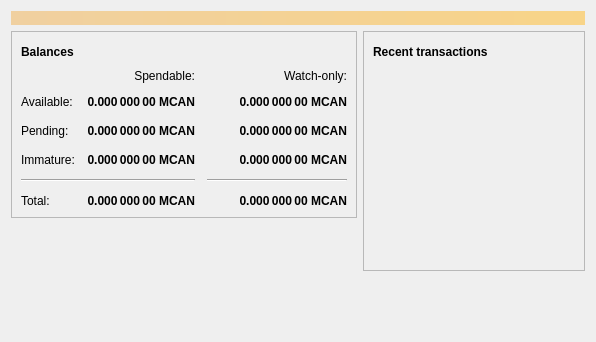
<?xml version="1.0" encoding="UTF-8"?>
<ui version="4.0">
 <class>OverviewPage</class>
 <widget class="QWidget" name="OverviewPage">
  <property name="geometry">
   <rect>
    <x>0</x>
    <y>0</y>
    <width>596</width>
    <height>342</height>
   </rect>
  </property>
  <property name="windowTitle">
   <string>Form</string>
  </property>
  <layout class="QVBoxLayout" name="topLayout">
   <item>
    <widget class="QLabel" name="labelAlerts">
     <property name="visible">
      <bool>false</bool>
     </property>
     <property name="styleSheet">
      <string notr="true">QLabel { background-color: qlineargradient(x1: 0, y1: 0, x2: 1, y2: 0, stop:0 #F0D0A0, stop:1 #F8D488); color:#000000; }</string>
     </property>
     <property name="wordWrap">
      <bool>true</bool>
     </property>
     <property name="margin">
      <number>3</number>
     </property>
     <property name="textInteractionFlags">
      <set>Qt::TextSelectableByMouse</set>
     </property>
    </widget>
   </item>
   <item>
    <layout class="QHBoxLayout" name="horizontalLayout" stretch="1,1">
     <item>
      <layout class="QVBoxLayout" name="verticalLayout_2">
       <item>
        <widget class="QFrame" name="frame">
         <property name="frameShape">
          <enum>QFrame::StyledPanel</enum>
         </property>
         <property name="frameShadow">
          <enum>QFrame::Raised</enum>
         </property>
         <layout class="QVBoxLayout" name="verticalLayout_4">
          <item>
           <layout class="QHBoxLayout" name="horizontalLayout_4">
            <item>
             <widget class="QLabel" name="label_5">
              <property name="font">
               <font>
                <weight>75</weight>
                <bold>true</bold>
               </font>
              </property>
              <property name="text">
               <string>Balances</string>
              </property>
             </widget>
            </item>
            <item>
             <widget class="QPushButton" name="labelWalletStatus">
              <property name="enabled">
               <bool>true</bool>
              </property>
              <property name="maximumSize">
               <size>
                <width>30</width>
                <height>16777215</height>
               </size>
              </property>
              <property name="toolTip">
               <string>The displayed information may be out of date. Your wallet automatically synchronizes with the MCAN network after a connection is established, but this process has not completed yet.</string>
              </property>
              <property name="text">
               <string/>
              </property>
              <property name="icon">
               <iconset resource="../bitcoin.qrc">
                <normaloff>:/icons/warning</normaloff>
                <disabledoff>:/icons/warning</disabledoff>:/icons/warning</iconset>
              </property>
              <property name="iconSize">
               <size>
                <width>24</width>
                <height>24</height>
               </size>
              </property>
              <property name="flat">
               <bool>true</bool>
              </property>
             </widget>
            </item>
            <item>
             <spacer name="horizontalSpacer_3">
              <property name="orientation">
               <enum>Qt::Horizontal</enum>
              </property>
              <property name="sizeHint" stdset="0">
               <size>
                <width>40</width>
                <height>20</height>
               </size>
              </property>
             </spacer>
            </item>
           </layout>
          </item>
          <item>
           <layout class="QGridLayout" name="gridLayout">
            <property name="spacing">
             <number>12</number>
            </property>
            <item row="2" column="2">
             <widget class="QLabel" name="labelWatchPending">
              <property name="font">
               <font>
                <weight>75</weight>
                <bold>true</bold>
               </font>
              </property>
              <property name="cursor">
               <cursorShape>IBeamCursor</cursorShape>
              </property>
              <property name="toolTip">
               <string>Unconfirmed transactions to watch-only addresses</string>
              </property>
              <property name="text">
               <string notr="true">0.000 000 00 MCAN</string>
              </property>
              <property name="alignment">
               <set>Qt::AlignRight|Qt::AlignTrailing|Qt::AlignVCenter</set>
              </property>
              <property name="textInteractionFlags">
               <set>Qt::LinksAccessibleByMouse|Qt::TextSelectableByKeyboard|Qt::TextSelectableByMouse</set>
              </property>
             </widget>
            </item>
            <item row="2" column="1">
             <widget class="QLabel" name="labelUnconfirmed">
              <property name="font">
               <font>
                <weight>75</weight>
                <bold>true</bold>
               </font>
              </property>
              <property name="cursor">
               <cursorShape>IBeamCursor</cursorShape>
              </property>
              <property name="toolTip">
               <string>Total of transactions that have yet to be confirmed, and do not yet count toward the spendable balance</string>
              </property>
              <property name="text">
               <string notr="true">0.000 000 00 MCAN</string>
              </property>
              <property name="alignment">
               <set>Qt::AlignRight|Qt::AlignTrailing|Qt::AlignVCenter</set>
              </property>
              <property name="textInteractionFlags">
               <set>Qt::LinksAccessibleByMouse|Qt::TextSelectableByKeyboard|Qt::TextSelectableByMouse</set>
              </property>
             </widget>
            </item>
            <item row="3" column="2">
             <widget class="QLabel" name="labelWatchImmature">
              <property name="font">
               <font>
                <weight>75</weight>
                <bold>true</bold>
               </font>
              </property>
              <property name="cursor">
               <cursorShape>IBeamCursor</cursorShape>
              </property>
              <property name="toolTip">
               <string>Mined balance in watch-only addresses that has not yet matured</string>
              </property>
              <property name="text">
               <string notr="true">0.000 000 00 MCAN</string>
              </property>
              <property name="alignment">
               <set>Qt::AlignRight|Qt::AlignTrailing|Qt::AlignVCenter</set>
              </property>
              <property name="textInteractionFlags">
               <set>Qt::LinksAccessibleByMouse|Qt::TextSelectableByKeyboard|Qt::TextSelectableByMouse</set>
              </property>
             </widget>
            </item>
            <item row="4" column="0" colspan="2">
             <widget class="Line" name="line">
              <property name="orientation">
               <enum>Qt::Horizontal</enum>
              </property>
             </widget>
            </item>
            <item row="4" column="2">
             <widget class="Line" name="lineWatchBalance">
              <property name="sizePolicy">
               <sizepolicy hsizetype="Preferred" vsizetype="Fixed">
                <horstretch>0</horstretch>
                <verstretch>0</verstretch>
               </sizepolicy>
              </property>
              <property name="minimumSize">
               <size>
                <width>140</width>
                <height>0</height>
               </size>
              </property>
              <property name="orientation">
               <enum>Qt::Horizontal</enum>
              </property>
             </widget>
            </item>
            <item row="5" column="0">
             <widget class="QLabel" name="labelTotalText">
              <property name="text">
               <string>Total:</string>
              </property>
             </widget>
            </item>
            <item row="3" column="1">
             <widget class="QLabel" name="labelImmature">
              <property name="font">
               <font>
                <weight>75</weight>
                <bold>true</bold>
               </font>
              </property>
              <property name="cursor">
               <cursorShape>IBeamCursor</cursorShape>
              </property>
              <property name="toolTip">
               <string>Mined balance that has not yet matured</string>
              </property>
              <property name="text">
               <string notr="true">0.000 000 00 MCAN</string>
              </property>
              <property name="alignment">
               <set>Qt::AlignRight|Qt::AlignTrailing|Qt::AlignVCenter</set>
              </property>
              <property name="textInteractionFlags">
               <set>Qt::LinksAccessibleByMouse|Qt::TextSelectableByKeyboard|Qt::TextSelectableByMouse</set>
              </property>
             </widget>
            </item>
            <item row="2" column="3">
             <spacer name="horizontalSpacer_2">
              <property name="orientation">
               <enum>Qt::Horizontal</enum>
              </property>
              <property name="sizeHint" stdset="0">
               <size>
                <width>40</width>
                <height>20</height>
               </size>
              </property>
             </spacer>
            </item>
            <item row="3" column="0">
             <widget class="QLabel" name="labelImmatureText">
              <property name="text">
               <string>Immature:</string>
              </property>
             </widget>
            </item>
            <item row="5" column="1">
             <widget class="QLabel" name="labelTotal">
              <property name="font">
               <font>
                <weight>75</weight>
                <bold>true</bold>
               </font>
              </property>
              <property name="cursor">
               <cursorShape>IBeamCursor</cursorShape>
              </property>
              <property name="toolTip">
               <string>Your current total balance</string>
              </property>
              <property name="text">
               <string notr="true">0.000 000 00 MCAN</string>
              </property>
              <property name="alignment">
               <set>Qt::AlignRight|Qt::AlignTrailing|Qt::AlignVCenter</set>
              </property>
              <property name="textInteractionFlags">
               <set>Qt::LinksAccessibleByMouse|Qt::TextSelectableByKeyboard|Qt::TextSelectableByMouse</set>
              </property>
             </widget>
            </item>
            <item row="5" column="2">
             <widget class="QLabel" name="labelWatchTotal">
              <property name="font">
               <font>
                <weight>75</weight>
                <bold>true</bold>
               </font>
              </property>
              <property name="cursor">
               <cursorShape>IBeamCursor</cursorShape>
              </property>
              <property name="toolTip">
               <string>Current total balance in watch-only addresses</string>
              </property>
              <property name="text">
               <string notr="true">0.000 000 00 MCAN</string>
              </property>
              <property name="alignment">
               <set>Qt::AlignRight|Qt::AlignTrailing|Qt::AlignVCenter</set>
              </property>
              <property name="textInteractionFlags">
               <set>Qt::LinksAccessibleByMouse|Qt::TextSelectableByKeyboard|Qt::TextSelectableByMouse</set>
              </property>
             </widget>
            </item>
            <item row="0" column="2">
             <widget class="QLabel" name="labelWatchonly">
              <property name="text">
               <string>Watch-only:</string>
              </property>
              <property name="alignment">
               <set>Qt::AlignRight|Qt::AlignTrailing|Qt::AlignVCenter</set>
              </property>
             </widget>
            </item>
            <item row="1" column="0">
             <widget class="QLabel" name="labelBalanceText">
              <property name="text">
               <string>Available:</string>
              </property>
             </widget>
            </item>
            <item row="1" column="1">
             <widget class="QLabel" name="labelBalance">
              <property name="font">
               <font>
                <weight>75</weight>
                <bold>true</bold>
               </font>
              </property>
              <property name="cursor">
               <cursorShape>IBeamCursor</cursorShape>
              </property>
              <property name="toolTip">
               <string>Your current spendable balance</string>
              </property>
              <property name="text">
               <string notr="true">0.000 000 00 MCAN</string>
              </property>
              <property name="alignment">
               <set>Qt::AlignRight|Qt::AlignTrailing|Qt::AlignVCenter</set>
              </property>
              <property name="textInteractionFlags">
               <set>Qt::LinksAccessibleByMouse|Qt::TextSelectableByKeyboard|Qt::TextSelectableByMouse</set>
              </property>
             </widget>
            </item>
            <item row="1" column="2">
             <widget class="QLabel" name="labelWatchAvailable">
              <property name="font">
               <font>
                <weight>75</weight>
                <bold>true</bold>
               </font>
              </property>
              <property name="cursor">
               <cursorShape>IBeamCursor</cursorShape>
              </property>
              <property name="toolTip">
               <string>Your current balance in watch-only addresses</string>
              </property>
              <property name="text">
               <string notr="true">0.000 000 00 MCAN</string>
              </property>
              <property name="alignment">
               <set>Qt::AlignRight|Qt::AlignTrailing|Qt::AlignVCenter</set>
              </property>
              <property name="textInteractionFlags">
               <set>Qt::LinksAccessibleByMouse|Qt::TextSelectableByKeyboard|Qt::TextSelectableByMouse</set>
              </property>
             </widget>
            </item>
            <item row="2" column="0">
             <widget class="QLabel" name="labelPendingText">
              <property name="text">
               <string>Pending:</string>
              </property>
             </widget>
            </item>
            <item row="0" column="1">
             <widget class="QLabel" name="labelSpendable">
              <property name="text">
               <string>Spendable:</string>
              </property>
              <property name="alignment">
               <set>Qt::AlignRight|Qt::AlignTrailing|Qt::AlignVCenter</set>
              </property>
             </widget>
            </item>
           </layout>
          </item>
         </layout>
        </widget>
       </item>
       <item>
        <spacer name="verticalSpacer">
         <property name="orientation">
          <enum>Qt::Vertical</enum>
         </property>
         <property name="sizeHint" stdset="0">
          <size>
           <width>20</width>
           <height>40</height>
          </size>
         </property>
        </spacer>
       </item>
      </layout>
     </item>
     <item>
      <layout class="QVBoxLayout" name="verticalLayout_3">
       <item>
        <widget class="QFrame" name="frame_2">
         <property name="frameShape">
          <enum>QFrame::StyledPanel</enum>
         </property>
         <property name="frameShadow">
          <enum>QFrame::Raised</enum>
         </property>
         <layout class="QVBoxLayout" name="verticalLayout">
          <item>
           <layout class="QHBoxLayout" name="horizontalLayout_2">
            <item>
             <widget class="QLabel" name="label_4">
              <property name="font">
               <font>
                <weight>75</weight>
                <bold>true</bold>
               </font>
              </property>
              <property name="text">
               <string>Recent transactions</string>
              </property>
             </widget>
            </item>
            <item>
             <widget class="QPushButton" name="labelTransactionsStatus">
              <property name="enabled">
               <bool>true</bool>
              </property>
              <property name="maximumSize">
               <size>
                <width>30</width>
                <height>16777215</height>
               </size>
              </property>
              <property name="toolTip">
               <string>The displayed information may be out of date. Your wallet automatically synchronizes with the MCAN network after a connection is established, but this process has not completed yet.</string>
              </property>
              <property name="text">
               <string/>
              </property>
              <property name="icon">
               <iconset resource="../bitcoin.qrc">
                <normaloff>:/icons/warning</normaloff>
                <disabledoff>:/icons/warning</disabledoff>:/icons/warning</iconset>
              </property>
              <property name="iconSize">
               <size>
                <width>24</width>
                <height>24</height>
               </size>
              </property>
              <property name="flat">
               <bool>true</bool>
              </property>
             </widget>
            </item>
            <item>
             <spacer name="horizontalSpacer">
              <property name="orientation">
               <enum>Qt::Horizontal</enum>
              </property>
              <property name="sizeHint" stdset="0">
               <size>
                <width>40</width>
                <height>20</height>
               </size>
              </property>
             </spacer>
            </item>
           </layout>
          </item>
          <item>
           <widget class="QListView" name="listTransactions">
            <property name="styleSheet">
             <string notr="true">QListView { background: transparent; }</string>
            </property>
            <property name="frameShape">
             <enum>QFrame::NoFrame</enum>
            </property>
            <property name="verticalScrollBarPolicy">
             <enum>Qt::ScrollBarAlwaysOff</enum>
            </property>
            <property name="horizontalScrollBarPolicy">
             <enum>Qt::ScrollBarAlwaysOff</enum>
            </property>
            <property name="selectionMode">
             <enum>QAbstractItemView::NoSelection</enum>
            </property>
           </widget>
          </item>
         </layout>
        </widget>
       </item>
       <item>
        <spacer name="verticalSpacer_2">
         <property name="orientation">
          <enum>Qt::Vertical</enum>
         </property>
         <property name="sizeHint" stdset="0">
          <size>
           <width>20</width>
           <height>40</height>
          </size>
         </property>
        </spacer>
       </item>
      </layout>
     </item>
    </layout>
   </item>
  </layout>
 </widget>
 <resources/>
 <connections/>
</ui>
